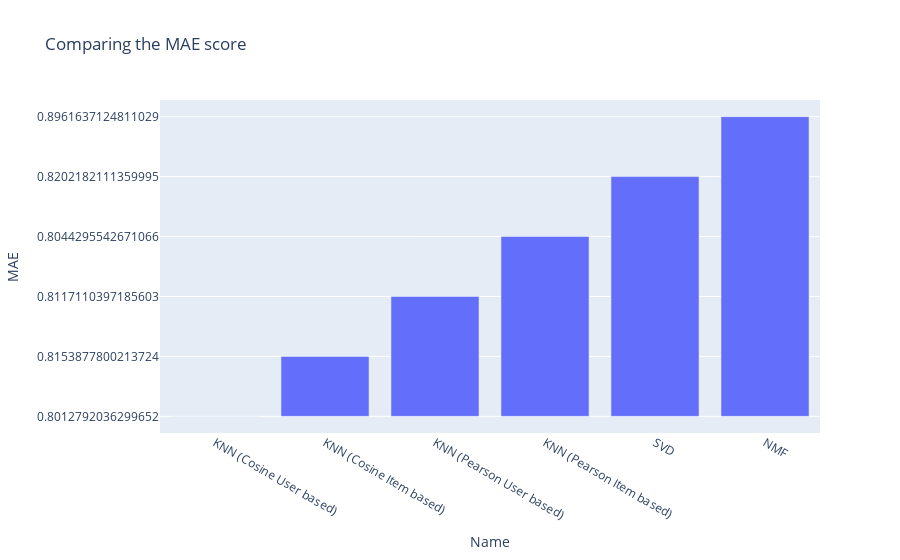

The notebook cell this image was saved under:
### Code cell
fig = px.bar(plot_benchmark, x='Name', y='MAE', title="Comparing the MAE score")
fig.show()

### Figure 1 — Plotly figure (JSON) as saved in the notebook; plotly's stock layout.template omitted (floating-point values rounded to 4 significant figures)
{"data": [{"alignmentgroup": "True", "hovertemplate": "Name=%{x}<br>MAE=%{y}<extra></extra>", "legendgroup": "", "marker": {"color": "#636efa"}, "name": "", "offsetgroup": "", "orientation": "v", "showlegend": false, "textposition": "auto", "type": "bar", "x": ["KNN (Cosine User based)", "KNN (Cosine Item based)", "KNN (Pearson User based)", "KNN (Pearson Item based)", "SVD", "NMF"], "xaxis": "x", "y": ["0.8012792036299652", "0.8153877800213724", "0.8117110397185603", "0.8044295542671066", "0.8202182111359995", "0.8961637124811029"], "yaxis": "y"}], "layout": {"barmode": "relative", "legend": {"tracegroupgap": 0}, "title": {"text": "Comparing the MAE score"}, "xaxis": {"anchor": "y", "domain": [0, 1], "title": {"text": "Name"}}, "yaxis": {"anchor": "x", "domain": [0, 1], "title": {"text": "MAE"}}}}
